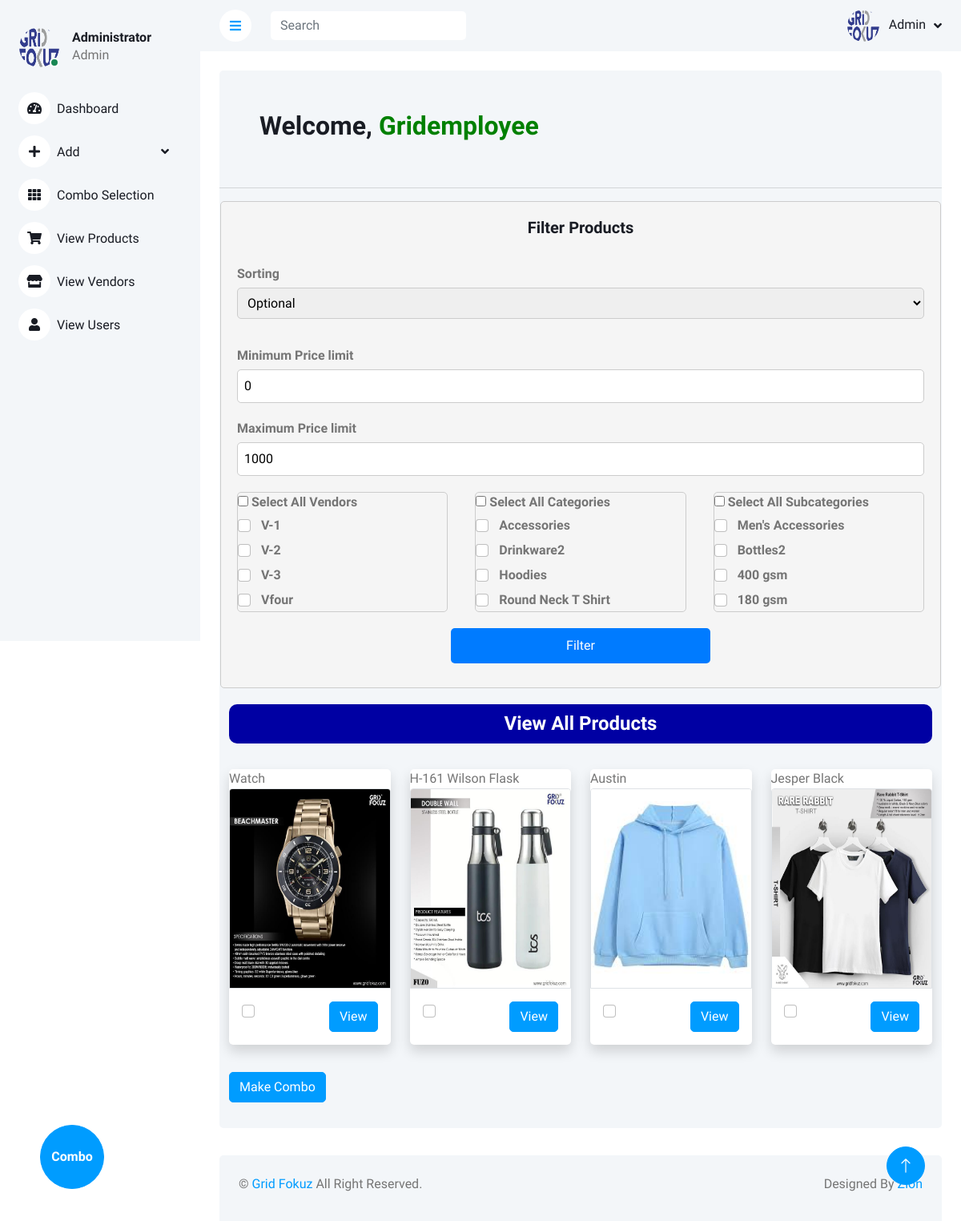
The app's page /GridHome (signed in) with its own data.
### gridfokuzapp/models.py (models this page shows, shortened)
class AddVendors(models.Model):
    vendorname = models.CharField(max_length=30)
    ventorcode = models.CharField(max_length=30, null=True)

class AddProducts(models.Model):
    SKU = models.CharField(max_length=10, null=True)
    Vendor = models.ForeignKey(AddVendors ,on_delete=models.SET_NULL, null=True)
    Category = models.CharField(max_length=50, null=True)
    Sub_category = models.CharField(max_length=50, null=True)
    Product_Name = models.CharField(max_length=50, null=True)
    MRP = models.IntegerField(null=True)
    Vendor_Price = models.FloatField(null=True)
    Total_GF_price = models.FloatField(null=True)
    final_price = models.FloatField(null=True)
    product_image = models.ImageField(upload_to="product_images", null=True)
    discription = models.CharField(max_length=250, null=True)
    temp_discription = models.CharField(max_length=250, null=True)
    branding_category = models.CharField(max_length=50, null=True)
    profit_percentage = models.FloatField(default=0,null=True)
    branding_cost = models.FloatField(default=0, null=True)
    transportation_cost = models.FloatField(default=0, null=True)
    tax = models.FloatField(null=True)
    profit_type = models.CharField(max_length=30, null=True)
    usrinput = models.CharField(max_length=250, null=True)

### gridfokuzapp/views.py (the view)
# urls.py: path("GridHome", views.GridHome, name="GridHome"),
def GridHome(request):
    if not request.user.is_authenticated:
        return redirect('Usrlogin')
    name = request.user
    is_admin = False
    user_groups = request.user.groups.values_list('name', flat=True)
    admin = list(user_groups)
    if admin[0] == "Admin":
        is_admin = True
    product = AddProducts.objects.all().order_by('Category')
    category = Category.objects.all().order_by("category_name")
    sub_category = SubCategory.objects.all().order_by("subcategory_name")
    vendors = AddVendors.objects.all().order_by('ventorcode')
    price = [p.Total_GF_price for p in product]
    limit = max(price)
    return render(request, "GridAdmin/GridHome.html", {"name":name,
                                         "product":product,
                                         "category":category,
                                         "sub_category":sub_category,
                                        "category":category,
                                        "sub_category":sub_category,
                                         "vendors":vendors,
                                         "limit":limit,
                                         "is_admin":is_admin})

### templates/GridAdmin/GridHome.html (shortened to what this page needs)
<!DOCTYPE html>
{% load static %}
<html lang="en">
<head>
    <link href="https://cdnjs.cloudflare.com/ajax/libs/font-awesome/5.10.0/css/all.min.css" rel="stylesheet">
    <link href="https://cdn.jsdelivr.net/npm/bootstrap-icons@1.4.1/font/bootstrap-icons.css" rel="stylesheet">
    <link href="{% static 'lib/owlcarousel/assets/owl.carousel.min.css' %}" rel="stylesheet">
    <link href="{% static 'lib/tempusdominus/css/tempusdominus-bootstrap-4.min.css' %}" rel="stylesheet" />
    <link href="{% static 'css/bootstrap.min.css' %}" rel="stylesheet">
    <link href="{% static 'css/style.css' %}" rel="stylesheet">
</head>
<body>
    <div class="container-xxl position-relative bg-white d-flex p-0">
        <div class="sidebar pe-4 pb-3">
            <nav class="navbar bg-light navbar-light">
                <div class="d-flex align-items-center ms-4 mb-4">
                    <div class="position-relative">
                        <img class="rounded-circle" src="{% static 'img/logo3.png' %}" alt="" style="width: 50px; height: 50px;">
                        <div class="bg-success rounded-circle border border-2 border-white position-absolute end-0 bottom-0 p-1"></div>
                    </div>
                    <div class="ms-3">
                        <h6 class="mb-0">Administrator</h6>
                        <span>Admin</span>
                    </div>
                </div>
                <div class="navbar-nav w-100">
                    <a href="GridHome" class="nav-item nav-link"><i class="fa fa-tachometer-alt me-2"></i>Dashboard</a>
                    <div class="nav-item dropdown">
                        <a href="#" class="nav-link dropdown-toggle" data-bs-toggle="dropdown"><i class="fa fa-plus me-2"></i>Add</a>
                    </div>
                    <a href="/Combo" class="nav-item nav-link"><i class="fa fa-th me-2"></i>Combo Selection</a>
                    <a href="/AdminViewAllProducts" class="nav-item nav-link"><i class="fa fa-shopping-cart me-2"></i>View Products</a>
                    <a href="/AdminViewAllVendors" class="nav-item nav-link"><i class="fa fa-store me-2"></i>View Vendors</a>
                    <a href="/users" class="nav-item nav-link"><i class="fa fa-user me-2"></i>View Users</a>
                </div>
            </nav>
        </div>
        <div class="content">
            <nav class="navbar navbar-expand bg-light navbar-light sticky-top px-4 py-0">
                <a href="#" class="sidebar-toggler flex-shrink-0">
                    <i class="fa fa-bars"></i>
                </a>
                <form class="d-none d-md-flex ms-4" action="{% url 'product_list' %}" method="GET">
                    <input class="form-control border-0" name="search" type="search" placeholder="Search">
                </form>
                <div class="navbar-nav align-items-center ms-auto">
                    <div class="nav-item dropdown">
                        <a href="#" class="nav-link dropdown-toggle" data-bs-toggle="dropdown">
                            <img class="rounded-circle me-lg-2" src="{% static 'img/logo3.png' %}" alt="" style="width: 40px; height: 40px;">
                            <span class="d-none d-lg-inline-flex">Admin</span>
                        </a>
                    </div>
                </div>
            </nav>
              <div class="container-fluid pt-4 px-4">
                <div class="row vh-300 bg-light rounded align-items-center justify-content-center mx-0">
                    <h2 style="text-align: left; padding:50px;">Welcome, <span style="color:green;">{{name}}</span></h2>
                    <hr>
                    <div class="filter-form">
                        <h5>Filter Products</h5>
                        <form action="sort_products" method="post">
                            <br><label>Sorting</label>
                            <select name="sorting">
                                <option value="null">Optional</option>
                            </select><br><br>
                            <div class="row">
                                <div class="column">
                                    <label>Minimum Price limit</label>
                                    <input type="number" name="min_limit" placeholder="Enter your minimum limit" value="0"  step="0.01" required>
                                </div>
                            </div>
                            <div class="row">
                                <div class="column">
                                    <label>Maximum Price limit</label>
                                    <input type="number" name="limit" placeholder="Enter your maximum limit" value="1000"  step="0.01" required>
                                </div>
                            </div>
                            <div class="row">
                                <div class="column">
                                    <div class="scrollable-list">
                                        <label>
                                            <input type="checkbox" id="select-all-vendor" onchange="selectAllItems('vendor')"> Select All Vendors
                                        </label>
                                        {% for vendor in vendors %}
                                        <div class="form-check">
                                            <input class="form-check-input vendor-checkbox" type="checkbox" name="vendor" id="vendor_{{ vendor.ventorcode }}" value="{{ vendor.vendorname }}">
                                            <label class="form-check-label" for="vendor_{{ vendor.ventorcode }}">{{ vendor.ventorcode }}</label>
                                        </div>
                                        {% endfor %}
                                    </div>
                                </div>
                                <div class="column">
                                    <div class="scrollable-list">
                                        <label>
                                            <input type="checkbox" id="select-all-category" onchange="selectAllItems('category')"> Select All Categories
                                        </label>
                                        {% for i in product %}
                                        <div class="form-check">
                                            <input class="form-check-input category-checkbox" type="checkbox" name="category" value="{{ i.Category }}">
                                            <label class="form-check-label">{{ i.Category }}</label>
                                        </div>
                                        {% endfor %}
                                    </div>
                                </div>
                                <div class="column">
                                    <div class="scrollable-list">
                                        <label>
                                            <input type="checkbox" id="select-all-subcategory" onchange="selectAllItems('subcategory')"> Select All Subcategories
                                        </label>
                                        {% for i in product %}
                                        <div class="form-check">
                                            <input class="form-check-input subcategory-checkbox" type="checkbox" name="sub_category" value="{{ i.Sub_category }}">
                                            <label class="form-check-label">{{ i.Sub_category }}</label>
                                        </div>
                                        {% endfor %}
                                    </div>
                                </div>
                            </div>
                            <div class="container">
                                <div class="row justify-content-center">
                                    <div class="col-12 col-md-5">
                                        <input type="submit" value="Filter" class="btn btn-primary btn-block">
                                    </div>
                                </div>
                            </div>
                        </form>
                    </div>
<div style="padding-top:20px;">
    <h4 style="text-align: center; background-color: rgb(0, 0, 163); color:white; padding:10px; border-radius: 10px;">View All Products</h4>
</div>
                    <div class="col-12 mt-4 md-2 m-2">
                        <form action="HomeSortedManualCombo" method="post">
                            <div class="row justify-content-between">
                                {% for i in product %}
                                <div class="col-lg-3 col-md-4 col-sm-6 mb-4">
                                    <div class="card shadow border-0">
                                        {{i.Product_Name}}
                                        <img src="{{i.product_image.url}}" class="card-img-top border img-height-fix" alt="Image 1">
                                        <div class="card-body d-flex justify-content-between">
                                            <input type="checkbox" name="manualcombolist" value="{{i.id}}" class="form-check-input" id="checkbox1">
                                            <a href="{% url 'product_detail' i.id %}" class="btn btn-primary">View</a>
                                        </div>
                                    </div>
                                </div>
                                {% endfor %}
                            </div>
                            <button class="btn btn-primary" type="submit">Make Combo</button>
                            <button id="sticky-button" class="btn btn-primary" type="submit">Combo</button>
                        </form>
                        <br>
                    </div>
                </div>
            </div>
            <div class="container-fluid pt-4 px-4">
                <div class="bg-light rounded-top p-4">
                    <div class="row">
                        <div class="col-12 col-sm-6 text-center text-sm-start">
                            &copy; <a href="#">Grid Fokuz</a> All Right Reserved.
                        </div>
                        <div class="col-12 col-sm-6 text-center text-sm-end">
                            Designed By <a href="">Zion</a>
                        </div>
                    </div>
                </div>
            </div>
        </div>
        <a href="#" class="btn btn-lg btn-primary btn-lg-square back-to-top"><i class="bi bi-arrow-up"></i></a>
    </div>
</body>
</html>

### static/css/style.css (style rules this page uses)
:root { --primary: #009CFF; --light: #F3F6F9; --dark: #191C24; }
.back-to-top { position: fixed; display: none; right: 45px; bottom: 45px; z-index: 99; }
.btn { transition: .5s; }
.btn.btn-primary { color: #FFFFFF; }
.btn-lg-square { width: 48px; height: 48px; }
.btn-square, .btn-sm-square, .btn-lg-square { padding: 0; display: inline-flex; align-items: center; justify-content: center; font-weight: normal; border-radius: 50px; }
.sidebar { position: fixed; top: 0; left: 0; bottom: 0; width: 250px; height: 100vh; overflow-y: auto; background: var(--light); transition: 0.5s; z-index: 999; }
.content { margin-left: 250px; min-height: 100vh; background: #FFFFFF; transition: 0.5s; }
@media (min-width: 992px) { .sidebar { margin-left: 0; } }
@media (min-width: 992px) { .content { width: calc(100% - 250px); } }
.sidebar .navbar .navbar-nav .nav-link { padding: 7px 20px; color: var(--dark); font-weight: 500; border-left: 3px solid var(--light); border-radius: 0 30px 30px 0; outline: none; }
.sidebar .navbar .navbar-nav .nav-link i { width: 40px; height: 40px; display: inline-flex; align-items: center; justify-content: center; background: #FFFFFF; border-radius: 40px; }
.sidebar .navbar .dropdown-toggle::after { position: absolute; top: 15px; right: 15px; border: none; content: "\f107"; font-family: "Font Awesome 5 Free"; font-weight: 900; transition: .5s; }
.content .navbar .navbar-nav .nav-link { margin-left: 25px; padding: 12px 0; color: var(--dark); outline: none; }
.content .navbar .sidebar-toggler, .content .navbar .navbar-nav .nav-link i { width: 40px; height: 40px; display: inline-flex; align-items: center; justify-content: center; background: #FFFFFF; border-radius: 40px; }
.content .navbar .dropdown-toggle::after { margin-left: 6px; vertical-align: middle; border: none; content: "\f107"; font-family: "Font Awesome 5 Free"; font-weight: 900; transition: .5s; }

### templates/GridAdmin/GridHome.html (style rules this page uses)
.filter-form { max-width: 900px; margin: 0 auto; padding: 20px; background-color: #f5f5f5; border: 1px solid #ccc; border-radius: 5px; }
.filter-form h5 { text-align: center; font-size: 20px; margin-bottom: 10px; }
.filter-form label { font-weight: bold; margin-bottom: 5px; }
.filter-form select, .filter-form input[type="number"] { width: 100%; padding: 8px; margin-bottom: 10px; border-radius: 5px; border: 1px solid #ccc; }
.scrollable-list { max-height: 150px; overflow-y: scroll; margin-bottom: 10px; border: 1px solid #ccc; border-radius: 5px; }
.filter-form .form-check-label { margin-left: 5px; }
.filter-form .btn-primary { display: block; width: 100%; padding: 10px; background-color: #007bff; border: none; color: #fff; cursor: pointer; border-radius: 5px; }
.row { display: flex; margin-bottom: 10px; }
.row .column { flex: 1; margin-right: 10px; }
.row .column:last-child { margin-right: 0; }
#sticky-button { position: fixed; bottom: 40px; left: 50px; z-index: 9999; width: 80px; height: 80px; border-radius: 50%; font-weight: 800; }
.img-height-fix { height: 250px; }

### records on screen
AddVendors: ventorcode "V-1"
AddVendors: ventorcode "V-2"
AddVendors: ventorcode "V-3"
AddVendors: ventorcode "Vfour"
AddProducts: Category "Accessories", Sub_category "Men's Accessories", Product_Name "Watch", product_image (picture)
AddProducts: Category "Drinkware2", Sub_category "Bottles2", Product_Name "H-161 Wilson Flask", product_image (picture)
AddProducts: Category "Hoodies", Sub_category "400 gsm", Product_Name "Austin", product_image (picture)
AddProducts: Category "Round Neck T Shirt", Sub_category "180 gsm", Product_Name "Jesper Black", product_image (picture)

### other values on screen
{{ name }} "Gridemployee"
